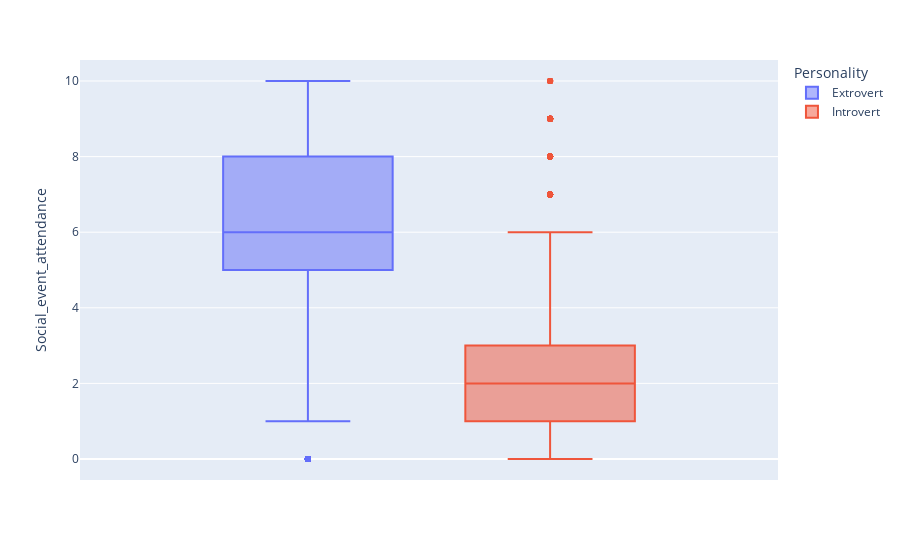

Write notebook code for a chart like this one.
### Code cell
px.box(df1,y='Social_event_attendance',color='Personality')

### Figure 1 — Plotly figure (JSON) as saved in the notebook; plotly's stock layout.template omitted (floating-point values rounded to 4 significant figures; data arrays with more than 128 entries replaced by an {"elided": "..."} marker saying what was removed)
{"data": [{"alignmentgroup": "True", "hovertemplate": "Personality=Extrovert<br>Social_event_attendance=%{y}<extra></extra>", "legendgroup": "Extrovert", "marker": {"color": "#636efa"}, "name": "Extrovert", "notched": false, "offsetgroup": "Extrovert", "orientation": "v", "showlegend": true, "type": "box", "x0": " ", "xaxis": "x", "y": {"elided": "13699 float values"}, "y0": " ", "yaxis": "y"}, {"alignmentgroup": "True", "hovertemplate": "Personality=Introvert<br>Social_event_attendance=%{y}<extra></extra>", "legendgroup": "Introvert", "marker": {"color": "#EF553B"}, "name": "Introvert", "notched": false, "offsetgroup": "Introvert", "orientation": "v", "showlegend": true, "type": "box", "x0": " ", "xaxis": "x", "y": {"elided": "4825 float values"}, "y0": " ", "yaxis": "y"}], "layout": {"boxmode": "group", "legend": {"title": {"text": "Personality"}, "tracegroupgap": 0}, "margin": {"t": 60}, "xaxis": {"anchor": "y", "domain": [0, 1]}, "yaxis": {"anchor": "x", "domain": [0, 1], "title": {"text": "Social_event_attendance"}}}}
